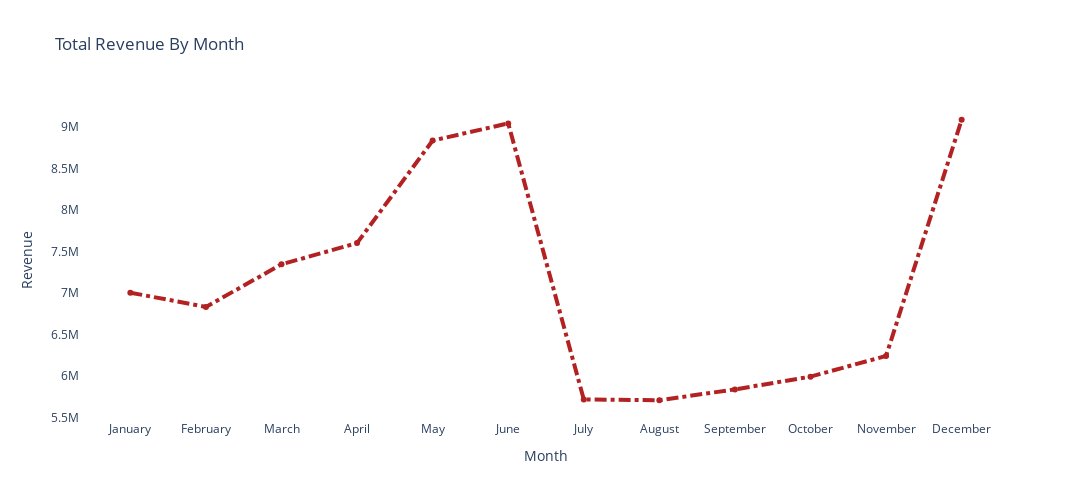

This figure's notebook cell:
### Code cell
# ploting Revenue by month
layout = go.Layout(
   autosize=False,
   width=1300,
   height=500)
fig = go.Figure(layout = layout)
fig.add_trace(go.Scatter(x=month_sorted.Month, y= month_sorted.Revenue, 
                        mode='lines+markers', name='Month', line =dict(color = 'firebrick', width = 4 , dash = 'dashdot')))
fig.update_layout(
    plot_bgcolor='white',
xaxis_title = "Month",
yaxis_title = "Revenue",
title = "Total Revenue By Month")   
fig.show()

### Figure 1 — Plotly figure (JSON) as saved in the notebook; plotly's stock layout.template omitted (floating-point values rounded to 4 significant figures)
{"data": [{"line": {"color": "firebrick", "dash": "dashdot", "width": 4}, "mode": "lines+markers", "name": "Month", "type": "scatter", "x": ["January", "February", "March", "April", "May", "June", "July", "August", "September", "October", "November", "December"], "y": [7005895, 6834583, 7347164, 7602750, 8836763, 9043008, 5721459, 5711193, 5841885, 5995079, 6244298, 9086931]}], "layout": {"autosize": false, "height": 500, "plot_bgcolor": "white", "title": {"text": "Total Revenue By Month"}, "width": 1300, "xaxis": {"title": {"text": "Month"}}, "yaxis": {"title": {"text": "Revenue"}}}}
